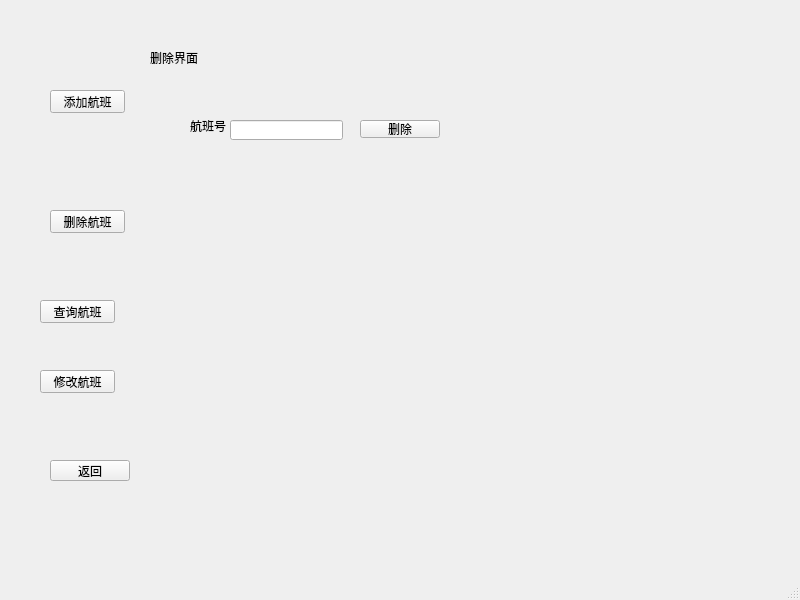
<?xml version="1.0" encoding="UTF-8"?>
<ui version="4.0">
 <class>admin_form</class>
 <widget class="QMainWindow" name="admin_form">
  <property name="geometry">
   <rect>
    <x>0</x>
    <y>0</y>
    <width>800</width>
    <height>600</height>
   </rect>
  </property>
  <property name="windowTitle">
   <string>admin_form</string>
  </property>
  <widget class="QWidget" name="centralwidget">
   <widget class="QStackedWidget" name="stackedWidget">
    <property name="geometry">
     <rect>
      <x>140</x>
      <y>30</y>
      <width>561</width>
      <height>451</height>
     </rect>
    </property>
    <property name="currentIndex">
     <number>1</number>
    </property>
    <widget class="QWidget" name="page">
     <widget class="QLabel" name="label">
      <property name="geometry">
       <rect>
        <x>10</x>
        <y>10</y>
        <width>53</width>
        <height>15</height>
       </rect>
      </property>
      <property name="text">
       <string>添加界面</string>
      </property>
     </widget>
     <widget class="QPushButton" name="pushButton_5">
      <property name="geometry">
       <rect>
        <x>170</x>
        <y>390</y>
        <width>80</width>
        <height>18</height>
       </rect>
      </property>
      <property name="text">
       <string>添加</string>
      </property>
     </widget>
     <widget class="QLabel" name="label_5">
      <property name="geometry">
       <rect>
        <x>20</x>
        <y>60</y>
        <width>40</width>
        <height>12</height>
       </rect>
      </property>
      <property name="text">
       <string>日期</string>
      </property>
     </widget>
     <widget class="QLabel" name="label_6">
      <property name="geometry">
       <rect>
        <x>9</x>
        <y>110</y>
        <width>51</width>
        <height>20</height>
       </rect>
      </property>
      <property name="text">
       <string>出发时间</string>
      </property>
     </widget>
     <widget class="QLabel" name="label_7">
      <property name="geometry">
       <rect>
        <x>20</x>
        <y>160</y>
        <width>40</width>
        <height>12</height>
       </rect>
      </property>
      <property name="text">
       <string>出发地</string>
      </property>
     </widget>
     <widget class="QLabel" name="label_8">
      <property name="geometry">
       <rect>
        <x>250</x>
        <y>50</y>
        <width>40</width>
        <height>12</height>
       </rect>
      </property>
      <property name="text">
       <string>航班号</string>
      </property>
     </widget>
     <widget class="QLabel" name="label_9">
      <property name="geometry">
       <rect>
        <x>239</x>
        <y>100</y>
        <width>51</width>
        <height>20</height>
       </rect>
      </property>
      <property name="text">
       <string>到达时间</string>
      </property>
     </widget>
     <widget class="QLabel" name="label_10">
      <property name="geometry">
       <rect>
        <x>250</x>
        <y>160</y>
        <width>40</width>
        <height>12</height>
       </rect>
      </property>
      <property name="text">
       <string>到达地</string>
      </property>
     </widget>
     <widget class="QDateEdit" name="dateEdit_date">
      <property name="geometry">
       <rect>
        <x>60</x>
        <y>60</y>
        <width>110</width>
        <height>22</height>
       </rect>
      </property>
      <property name="dateTime">
       <datetime>
        <hour>0</hour>
        <minute>0</minute>
        <second>0</second>
        <year>2024</year>
        <month>1</month>
        <day>3</day>
       </datetime>
      </property>
     </widget>
     <widget class="QLineEdit" name="lineEdit_flightId">
      <property name="geometry">
       <rect>
        <x>300</x>
        <y>50</y>
        <width>113</width>
        <height>20</height>
       </rect>
      </property>
     </widget>
     <widget class="QTimeEdit" name="timeEdit_departureTime">
      <property name="geometry">
       <rect>
        <x>60</x>
        <y>110</y>
        <width>118</width>
        <height>22</height>
       </rect>
      </property>
     </widget>
     <widget class="QLineEdit" name="lineEdit_departurePlace">
      <property name="geometry">
       <rect>
        <x>60</x>
        <y>160</y>
        <width>113</width>
        <height>20</height>
       </rect>
      </property>
     </widget>
     <widget class="QLineEdit" name="lineEdit_arrivalPlace">
      <property name="geometry">
       <rect>
        <x>290</x>
        <y>160</y>
        <width>113</width>
        <height>20</height>
       </rect>
      </property>
     </widget>
     <widget class="QTimeEdit" name="timeEdit_arrivalTime">
      <property name="geometry">
       <rect>
        <x>300</x>
        <y>100</y>
        <width>118</width>
        <height>22</height>
       </rect>
      </property>
     </widget>
     <widget class="QLabel" name="label_11">
      <property name="geometry">
       <rect>
        <x>80</x>
        <y>220</y>
        <width>40</width>
        <height>12</height>
       </rect>
      </property>
      <property name="text">
       <string>经济舱</string>
      </property>
     </widget>
     <widget class="QLabel" name="label_12">
      <property name="geometry">
       <rect>
        <x>190</x>
        <y>220</y>
        <width>40</width>
        <height>12</height>
       </rect>
      </property>
      <property name="text">
       <string>商务舱</string>
      </property>
     </widget>
     <widget class="QLabel" name="label_13">
      <property name="geometry">
       <rect>
        <x>320</x>
        <y>220</y>
        <width>40</width>
        <height>12</height>
       </rect>
      </property>
      <property name="text">
       <string>头等舱</string>
      </property>
     </widget>
     <widget class="QLabel" name="label_14">
      <property name="geometry">
       <rect>
        <x>10</x>
        <y>250</y>
        <width>40</width>
        <height>12</height>
       </rect>
      </property>
      <property name="text">
       <string>价格</string>
      </property>
     </widget>
     <widget class="QLabel" name="label_15">
      <property name="geometry">
       <rect>
        <x>10</x>
        <y>320</y>
        <width>40</width>
        <height>12</height>
       </rect>
      </property>
      <property name="text">
       <string>座位数</string>
      </property>
     </widget>
     <widget class="QLineEdit" name="lineEdit_baseFare">
      <property name="geometry">
       <rect>
        <x>60</x>
        <y>250</y>
        <width>71</width>
        <height>20</height>
       </rect>
      </property>
     </widget>
     <widget class="QLineEdit" name="lineEdit_seatAmountOfLvl1">
      <property name="geometry">
       <rect>
        <x>60</x>
        <y>320</y>
        <width>71</width>
        <height>20</height>
       </rect>
      </property>
     </widget>
     <widget class="QLineEdit" name="lineEdit_seatAmountOfLvl3">
      <property name="geometry">
       <rect>
        <x>310</x>
        <y>320</y>
        <width>71</width>
        <height>20</height>
       </rect>
      </property>
     </widget>
     <widget class="QLineEdit" name="lineEdit_seatAmountOfLvl2">
      <property name="geometry">
       <rect>
        <x>170</x>
        <y>320</y>
        <width>71</width>
        <height>20</height>
       </rect>
      </property>
     </widget>
     <widget class="QLineEdit" name="lineEdit_5">
      <property name="geometry">
       <rect>
        <x>170</x>
        <y>250</y>
        <width>71</width>
        <height>20</height>
       </rect>
      </property>
     </widget>
     <widget class="QLineEdit" name="lineEdit_6">
      <property name="geometry">
       <rect>
        <x>300</x>
        <y>260</y>
        <width>71</width>
        <height>20</height>
       </rect>
      </property>
     </widget>
    </widget>
    <widget class="QWidget" name="page_4">
     <widget class="QLabel" name="label_2">
      <property name="geometry">
       <rect>
        <x>10</x>
        <y>20</y>
        <width>53</width>
        <height>15</height>
       </rect>
      </property>
      <property name="text">
       <string>删除界面</string>
      </property>
     </widget>
     <widget class="QLabel" name="label_16">
      <property name="geometry">
       <rect>
        <x>50</x>
        <y>90</y>
        <width>40</width>
        <height>12</height>
       </rect>
      </property>
      <property name="text">
       <string>航班号</string>
      </property>
     </widget>
     <widget class="QLineEdit" name="lineEdit_delFlightId">
      <property name="geometry">
       <rect>
        <x>90</x>
        <y>90</y>
        <width>113</width>
        <height>20</height>
       </rect>
      </property>
     </widget>
     <widget class="QPushButton" name="pushButton_6">
      <property name="geometry">
       <rect>
        <x>220</x>
        <y>90</y>
        <width>80</width>
        <height>18</height>
       </rect>
      </property>
      <property name="text">
       <string>删除</string>
      </property>
     </widget>
    </widget>
    <widget class="QWidget" name="page_3">
     <widget class="QLabel" name="label_3">
      <property name="geometry">
       <rect>
        <x>10</x>
        <y>0</y>
        <width>53</width>
        <height>15</height>
       </rect>
      </property>
      <property name="text">
       <string>查询界面</string>
      </property>
     </widget>
     <widget class="QLabel" name="label_17">
      <property name="geometry">
       <rect>
        <x>220</x>
        <y>50</y>
        <width>61</width>
        <height>16</height>
       </rect>
      </property>
      <property name="text">
       <string>航班搜索</string>
      </property>
     </widget>
     <widget class="QLabel" name="label_18">
      <property name="geometry">
       <rect>
        <x>30</x>
        <y>90</y>
        <width>40</width>
        <height>12</height>
       </rect>
      </property>
      <property name="text">
       <string>出发地</string>
      </property>
     </widget>
     <widget class="QLabel" name="label_19">
      <property name="geometry">
       <rect>
        <x>140</x>
        <y>90</y>
        <width>40</width>
        <height>12</height>
       </rect>
      </property>
      <property name="text">
       <string>到达地</string>
      </property>
     </widget>
     <widget class="QLabel" name="label_20">
      <property name="geometry">
       <rect>
        <x>280</x>
        <y>82</y>
        <width>40</width>
        <height>20</height>
       </rect>
      </property>
      <property name="text">
       <string>日期</string>
      </property>
     </widget>
     <widget class="QPushButton" name="pushButton_7">
      <property name="geometry">
       <rect>
        <x>430</x>
        <y>120</y>
        <width>80</width>
        <height>18</height>
       </rect>
      </property>
      <property name="text">
       <string>查询</string>
      </property>
     </widget>
     <widget class="QLineEdit" name="lineEdit_11">
      <property name="geometry">
       <rect>
        <x>10</x>
        <y>120</y>
        <width>71</width>
        <height>20</height>
       </rect>
      </property>
     </widget>
     <widget class="QLineEdit" name="lineEdit_12">
      <property name="geometry">
       <rect>
        <x>120</x>
        <y>120</y>
        <width>91</width>
        <height>20</height>
       </rect>
      </property>
     </widget>
     <widget class="QDateEdit" name="dateEdit_2">
      <property name="geometry">
       <rect>
        <x>250</x>
        <y>120</y>
        <width>110</width>
        <height>22</height>
       </rect>
      </property>
     </widget>
     <widget class="QTableWidget" name="tableWidget">
      <property name="geometry">
       <rect>
        <x>20</x>
        <y>170</y>
        <width>501</width>
        <height>192</height>
       </rect>
      </property>
     </widget>
    </widget>
    <widget class="QWidget" name="page_2">
     <widget class="QLabel" name="label_4">
      <property name="geometry">
       <rect>
        <x>230</x>
        <y>160</y>
        <width>53</width>
        <height>15</height>
       </rect>
      </property>
      <property name="text">
       <string>修改界面</string>
      </property>
     </widget>
    </widget>
   </widget>
   <widget class="QPushButton" name="pushButton">
    <property name="geometry">
     <rect>
      <x>50</x>
      <y>90</y>
      <width>75</width>
      <height>23</height>
     </rect>
    </property>
    <property name="text">
     <string>添加航班</string>
    </property>
   </widget>
   <widget class="QPushButton" name="pushButton_2">
    <property name="geometry">
     <rect>
      <x>50</x>
      <y>210</y>
      <width>75</width>
      <height>23</height>
     </rect>
    </property>
    <property name="text">
     <string>删除航班</string>
    </property>
   </widget>
   <widget class="QPushButton" name="pushButton_3">
    <property name="geometry">
     <rect>
      <x>40</x>
      <y>300</y>
      <width>75</width>
      <height>23</height>
     </rect>
    </property>
    <property name="text">
     <string>查询航班</string>
    </property>
   </widget>
   <widget class="QPushButton" name="pushButton_4">
    <property name="geometry">
     <rect>
      <x>40</x>
      <y>370</y>
      <width>75</width>
      <height>23</height>
     </rect>
    </property>
    <property name="text">
     <string>修改航班</string>
    </property>
   </widget>
   <widget class="QPushButton" name="pushButton_8">
    <property name="geometry">
     <rect>
      <x>50</x>
      <y>460</y>
      <width>80</width>
      <height>21</height>
     </rect>
    </property>
    <property name="text">
     <string>返回</string>
    </property>
   </widget>
  </widget>
  <widget class="QMenuBar" name="menubar">
   <property name="geometry">
    <rect>
     <x>0</x>
     <y>0</y>
     <width>800</width>
     <height>17</height>
    </rect>
   </property>
  </widget>
  <widget class="QStatusBar" name="statusbar"/>
 </widget>
 <resources/>
 <connections/>
</ui>
